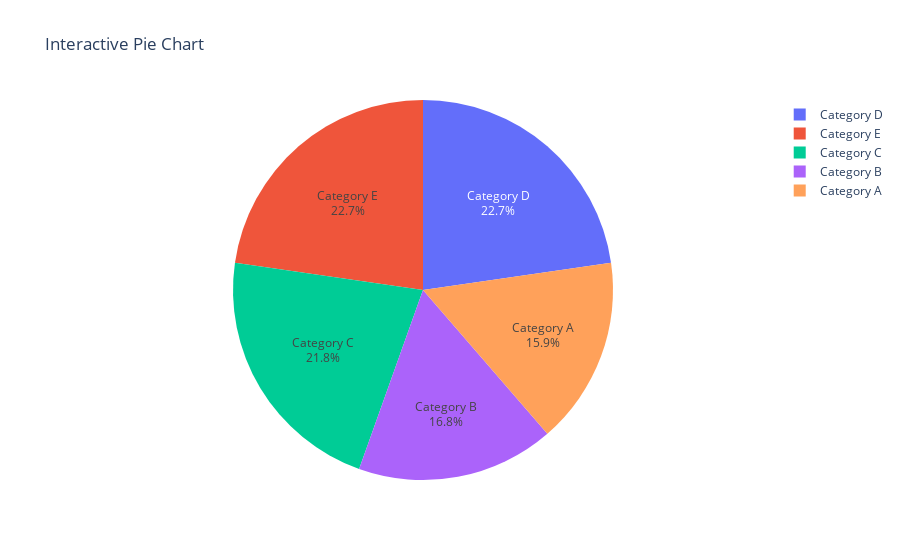

Notebook cell for this chart:
### Code cell
# Q 21. Using Plotly, create an interactive pie chart of randomly generated data, add labels and  percentages, set the title as 'Interactive Pie Chart'.
## SOLUTION 
import plotly.graph_objects as go
import numpy as np

# Generate random data
np.random.seed(0)  # For reproducibility
labels = ['Category A', 'Category B', 'Category C', 'Category D', 'Category E']
values = np.random.randint(10, 100, size=len(labels))

# Create the pie chart
fig = go.Figure(data=[go.Pie(
    labels=labels,
    values=values,
    textinfo='label+percent',  # Display both label and percentage
    hoverinfo='label+percent+value'  # Display label, percentage, and value on hover
)])

# Update layout with title
fig.update_layout(
    title='Interactive Pie Chart'
)

# Show the plot
fig.show()

### Figure 1 — Plotly figure (JSON) as saved in the notebook; plotly's stock layout.template omitted (floating-point values rounded to 4 significant figures)
{"data": [{"hoverinfo": "label+percent+value", "labels": ["Category A", "Category B", "Category C", "Category D", "Category E"], "textinfo": "label+percent", "type": "pie", "values": [54, 57, 74, 77, 77]}], "layout": {"autosize": true, "title": {"text": "Interactive Pie Chart"}}}
